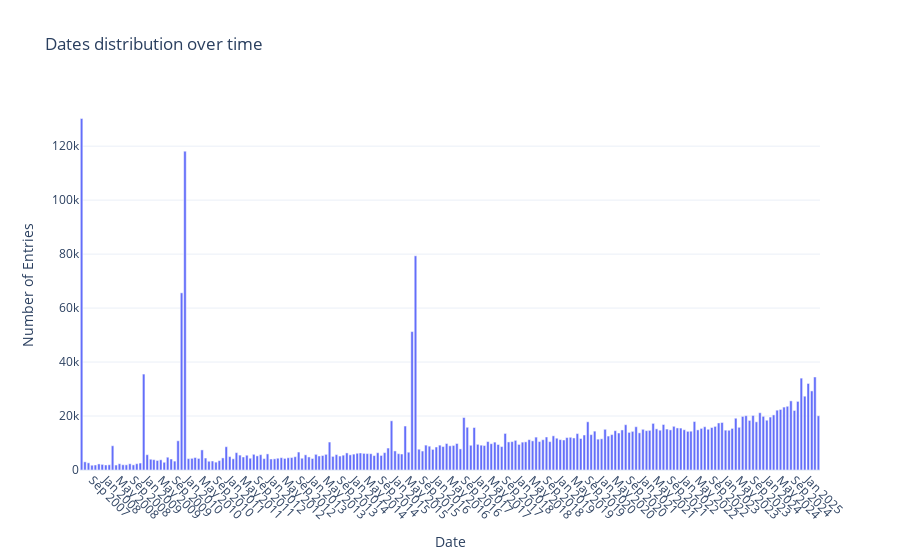

Here is the notebook cell this chart was saved with:
### Code cell
# Plot the distribution of dates
fig = px.bar(
    x=date_counts.index,
    y=date_counts.values,
    labels={"x": "Date", "y": "Number of Entries"},
    title="Dates distribution over time"
)

fig.update_xaxes(
    dtick="M4",
    tickformat="%b %Y",
    tickangle=45,
)

fig.update_layout(
    xaxis_title="Date",
    yaxis_title="Number of Entries",
    template="plotly_white"
)

fig.show()

### Figure 1 — Plotly figure (JSON) as saved in the notebook; plotly's stock layout.template omitted (floating-point values rounded to 4 significant figures; data arrays with more than 128 entries replaced by an {"elided": "..."} marker saying what was removed)
{"data": [{"hovertemplate": "Date=%{x}<br>Number of Entries=%{y}<extra></extra>", "legendgroup": "", "marker": {"color": "#636efa", "pattern": {"shape": ""}}, "name": "", "orientation": "v", "showlegend": false, "textposition": "auto", "type": "bar", "x": {"elided": "215 str values"}, "xaxis": "x", "y": {"elided": "215 int values"}, "yaxis": "y"}], "layout": {"barmode": "relative", "legend": {"tracegroupgap": 0}, "title": {"text": "Dates distribution over time"}, "xaxis": {"anchor": "y", "domain": [0, 1], "dtick": "M4", "tickangle": 45, "tickformat": "%b %Y", "title": {"text": "Date"}}, "yaxis": {"anchor": "x", "domain": [0, 1], "title": {"text": "Number of Entries"}}}}
